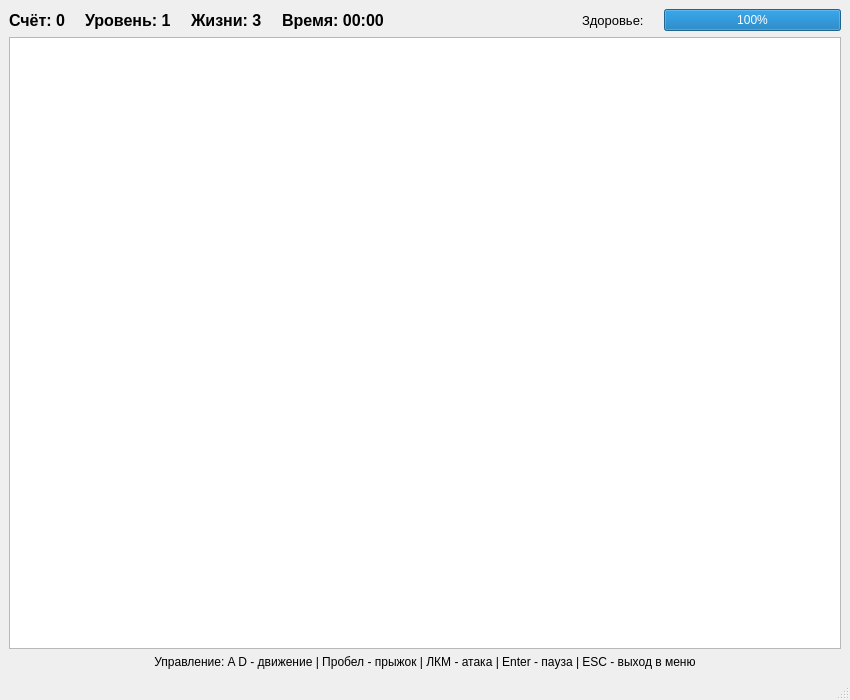
<?xml version="1.0" encoding="UTF-8"?>
<ui version="4.0">
 <class>MainWindow</class>
 <widget class="QMainWindow" name="MainWindow">
  <property name="geometry">
   <rect><x>0</x><y>0</y><width>850</width><height>700</height></rect>
  </property>
  <property name="windowTitle">
   <string>Platformer Game - Игра</string>
  </property>
  <widget class="QWidget" name="centralwidget">
   <layout class="QVBoxLayout" name="verticalLayout">
    <item>
     <layout class="QHBoxLayout" name="horizontalLayout_stats">
      <property name="spacing"><number>20</number></property>
      <item>
       <widget class="QLabel" name="label_score">
        <property name="font"><font><pointsize>12</pointsize><weight>75</weight><bold>true</bold></font></property>
        <property name="text"><string>Счёт: 0</string></property>
       </widget>
      </item>
      <item>
       <widget class="QLabel" name="label_level">
        <property name="font"><font><pointsize>12</pointsize><weight>75</weight><bold>true</bold></font></property>
        <property name="text"><string>Уровень: 1</string></property>
       </widget>
      </item>
      <item>
       <widget class="QLabel" name="label_lives">
        <property name="font"><font><pointsize>12</pointsize><weight>75</weight><bold>true</bold></font></property>
        <property name="text"><string>Жизни: 3</string></property>
       </widget>
      </item>
      <item>
       <widget class="QLabel" name="label_time">
        <property name="font"><font><pointsize>12</pointsize><weight>75</weight><bold>true</bold></font></property>
        <property name="text"><string>Время: 00:00</string></property>
       </widget>
      </item>
      <item>
       <spacer name="horizontalSpacer">
        <property name="orientation"><enum>Qt::Horizontal</enum></property>
        <property name="sizeHint" stdset="0"><size><width>40</width><height>20</height></size></property>
       </spacer>
      </item>
      <item>
       <widget class="QLabel" name="label_health_text">
        <property name="font"><font><pointsize>10</pointsize></font></property>
        <property name="text"><string>Здоровье:</string></property>
       </widget>
      </item>
      <item>
       <widget class="QProgressBar" name="progress_health">
        <property name="minimumSize"><size><width>150</width><height>0</height></size></property>
        <property name="value"><number>100</number></property>
       </widget>
      </item>
     </layout>
    </item>
    <item>
     <widget class="QGraphicsView" name="graphics_view">
      <property name="minimumSize"><size><width>800</width><height>600</height></size></property>
     </widget>
    </item>
    <item>
     <widget class="QLabel" name="label_controls">
      <property name="text"><string>Управление: A D - движение | Пробел - прыжок | ЛКМ - атака | Enter - пауза | ESC - выход в меню</string></property>
      <property name="alignment"><set>Qt::AlignCenter</set></property>
     </widget>
    </item>
   </layout>
  </widget>
  <widget class="QMenuBar" name="menubar">
   <property name="geometry"><rect><x>0</x><y>0</y><width>850</width><height>21</height></rect></property>
  </widget>
  <widget class="QStatusBar" name="statusbar"/>
 </widget>
 <resources/>
 <connections/>
</ui>
